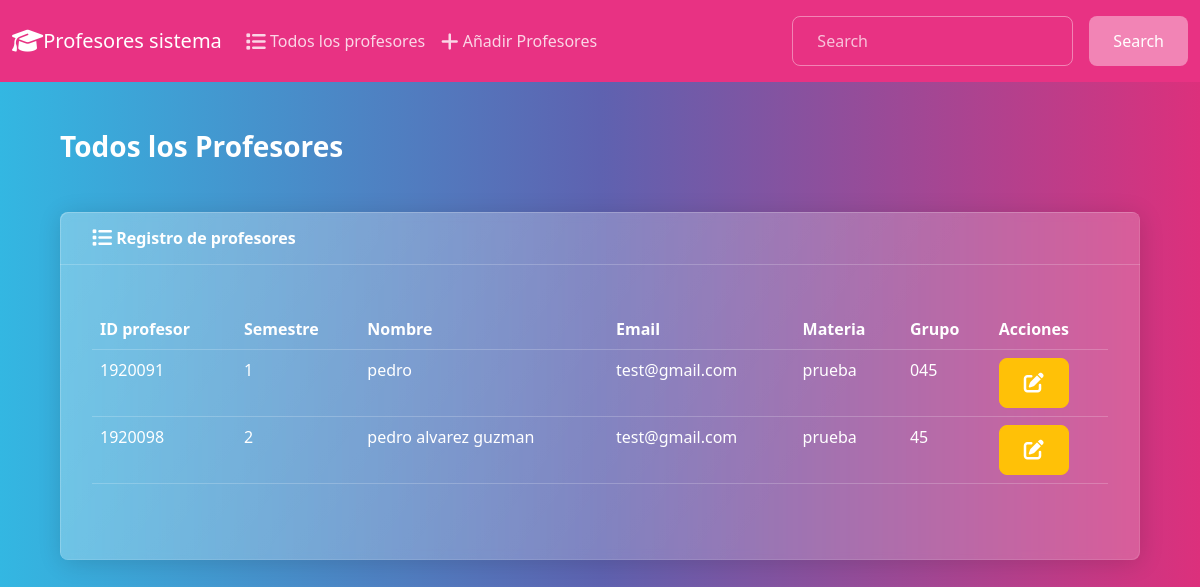
Before: / with the older database file.
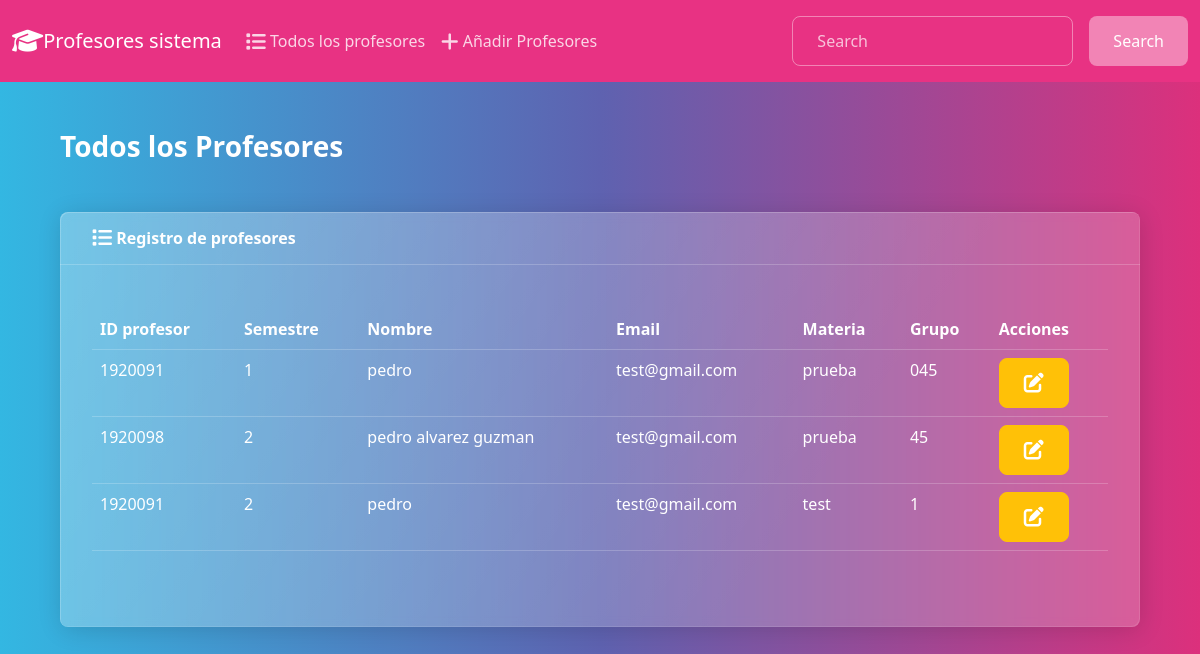
After: the same page with the newer database file.
### profes/models.py (models this page shows, shortened)
class Profesor(models.Model):
    nombre = models.CharField(max_length=255)
    semestre = models.IntegerField()
    matricula = models.IntegerField()
    email = models.EmailField()
    grupo = models.CharField(max_length=255)
    materia = models.ForeignKey(Materia, on_delete=models.CASCADE)
    temas_vistos = models.ManyToManyField('Tema', blank=True)

class Materia(models.Model):
    nombre = models.CharField(max_length=255)
    def __str__(self):
        return self.nombre

### profes/views.py (the view)
# urls.py: path('', views.index, name='index'),
def index(request):
    profesores = Profesor.objects.all()
    return render(request, 'profes/index.html', {'profesores': profesores})

### profes/templates/profes/index.html (shortened to what this page needs)
{% load static %}
<!DOCTYPE html>
<html lang="en">
<head>
    <link rel="stylesheet" href="https://cdnjs.cloudflare.com/ajax/libs/font-awesome/6.3.0/css/all.min.css">
    <link rel="stylesheet" href="{% static 'css/bootstrap.min.css' %}">
</head>
<body class="d-flex flex-column min-vh-100">
    <nav class="navbar navbar-expand-lg navbar-dark bg-primary">
        <div class="container-fluid">
          <a class="navbar-brand" href="#">
                <i class="fa-solid fa-graduation-cap fa-lg"></i>Profesores sistema
          </a>
          <div class="collapse navbar-collapse" id="navbarColor01">
            <ul class="navbar-nav me-auto">
              <li class="nav-item">
                <a class="nav-link" href="#">
                    <i class="fa-solid fa-list fa-lg"></i> Todos los profesores
                </a>
              </li>
              <li class="nav-item">
                <a class="nav-link" href="#">
                    <i class="fa-solid fa-plus fa-lg"></i> Añadir Profesores
                </a>
            </ul>
            <form class="d-flex">
              <input class="form-control me-sm-2" type="search" placeholder="Search">
              <button class="btn btn-secondary my-2 my-sm-0" type="submit">Search</button>
            </form>
          </div>
        </div>
      </nav>
    <div class="container-fluid">
        <h3 class="m-4">Todos los Profesores</h3>
        <div class="row">
            <div class="col-12">
                {% if profesores %}
                <div class="card text-white bg-secondary ms-4 me-4 mb-4">
                    <div class="card-header">
                        <i class="fa-solid fa-list fa-lg"></i> Registro de profesores
                    </div>
                    <div class="card-body">
                      <p class="card-text">
                        <div class="table-responsive">
                            <table class="table table-hover">
                                <thead>
                                  <tr>
                                    <th scope="col">ID profesor</th>
                                    <th scope="col">Semestre</th>
                                    <th scope="col">Nombre</th>
                                    <th scope="col">Email</th>
                                    <th scope="col">Materia</th>
                                    <th scope="col">Grupo</th>
                                    <th scope="col">Acciones</th>
                                  </tr>
                                </thead>
                                <tbody>
                                    {% for profesor in profesores%}
                                      <tr>
                                            <td>{{ profesor.matricula }}</td>
                                            <td>{{ profesor.semestre }}</td>
                                            <td>{{ profesor.nombre }}</td>
                                            <td>{{ profesor.email }}</td>
                                            <td>{{ profesor.materia }}</td>
                                            <td>{{ profesor.grupo }}</td>
                                            <td>
                                              <a class= "btn btn-warning" href= "{% url 'editar_reporte' profesor.semestre profesor.grupo %}">
                                                <i class="fa-solid fa-pen-to-square fa-lg"></i>
                                              </a>
                                            </td>
                                        </tr>
                                    {% endfor %}
                                </tbody>
                              </table>
                        </div>
                      </p>
                    </div>
                </div>
                {% else %}
                    <h5 class="alert alert-primary ms-4 me-4">No hay registro de profesores </h5>
                {% endif %}
            </div>
        </div>
    </div>
</body>
</html>

Changed rows visible on the page:
added Profesor: matricula "1920091", semestre "2", nombre "pedro", email "test@gmail.com", materia "test", grupo "1"
